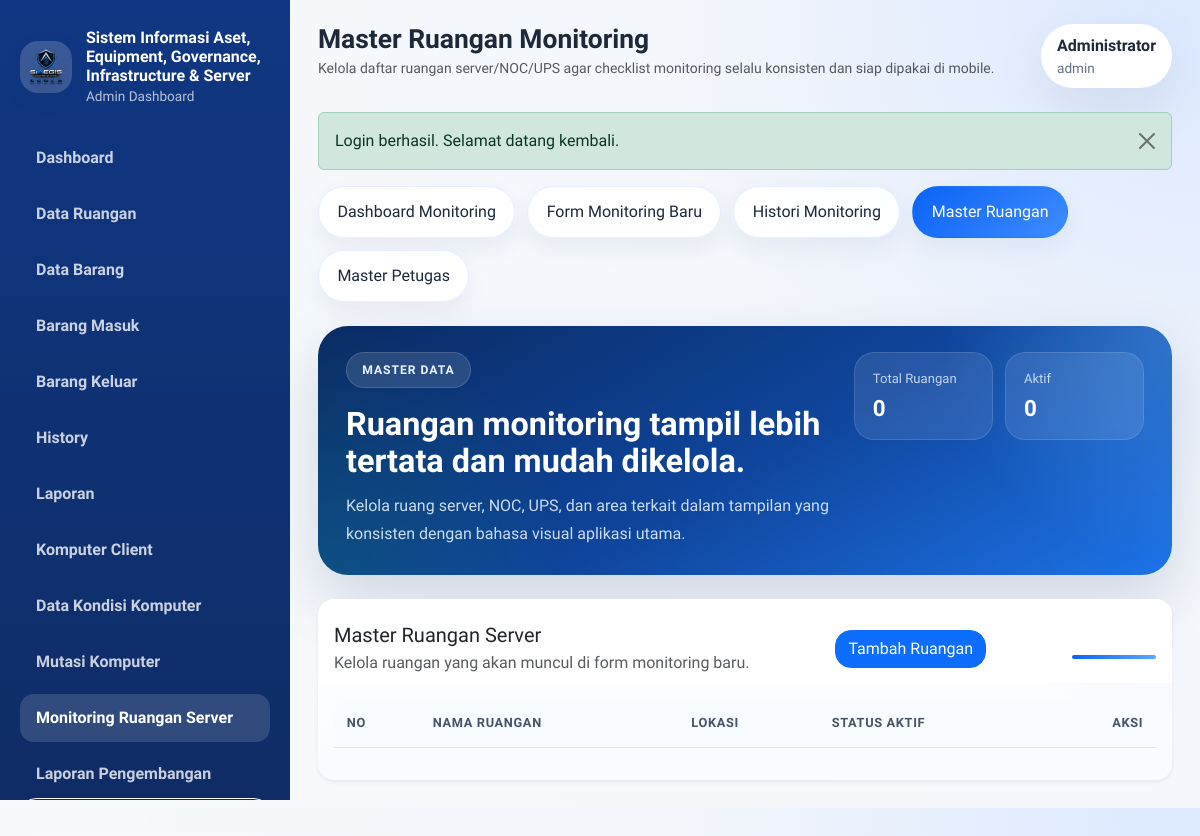
The app's page /modules/monitoring_ruangan/master_ruangan.php (signed in), older data.
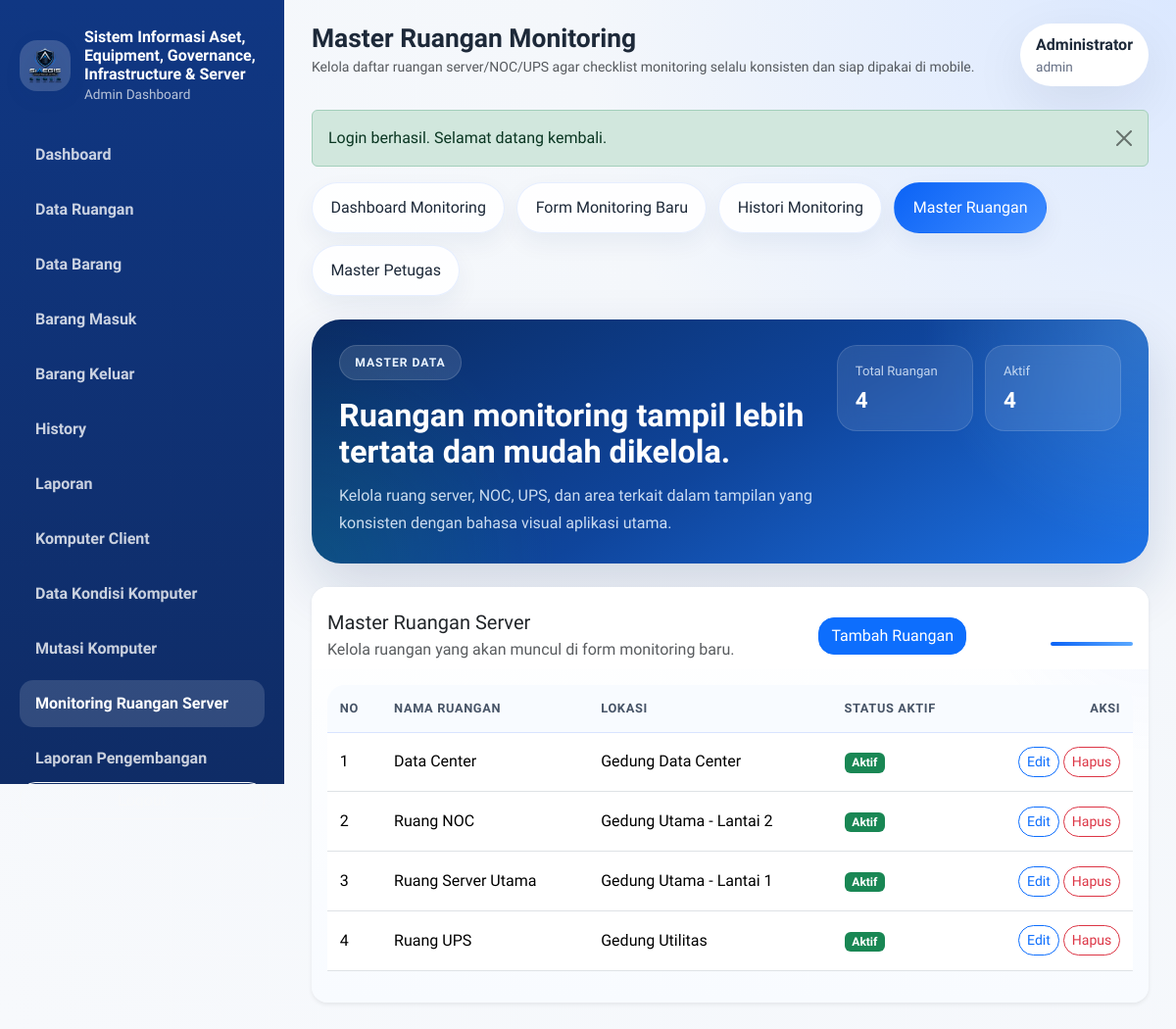
The same page, newer data.
### tables this page shows
CREATE TABLE monitoring_master_ruangan (
    id INT AUTO_INCREMENT PRIMARY KEY,
    nama_ruangan VARCHAR(120) NOT NULL UNIQUE,
    lokasi VARCHAR(180) NOT NULL,
    status_aktif TINYINT(1) NOT NULL DEFAULT 1,
    created_at TIMESTAMP DEFAULT CURRENT_TIMESTAMP,
    updated_at TIMESTAMP DEFAULT CURRENT_TIMESTAMP ON UPDATE CURRENT_TIMESTAMP,
    INDEX idx_monitoring_master_ruangan_status (status_aktif)
);

### includes/helpers.php (called while the page is built, shortened)
<?php
function url(string $path = ''): string
{
    $path = ltrim($path, '/');
    return BASE_URL . ($path !== '' ? '/' . $path : '');
}
function e(?string $value): string
{
    return htmlspecialchars((string) $value, ENT_QUOTES, 'UTF-8');
}
function format_number($value): string
{
    return number_format((float) $value, 0, ',', '.');
}
function fetch_all(PDO $pdo, string $sql, array $params = []): array
{
    $statement = $pdo->prepare($sql);
    $statement->execute($params);
    return $statement->fetchAll();
}

### modules/monitoring_ruangan/module.php (called while the page is built, shortened)
<?php
function monitoring_active_label($value): string
{
    return (int) $value === 1 ? 'Aktif' : 'Nonaktif';
}
function monitoring_get_rooms(PDO $pdo, bool $activeOnly = false): array
{
    $sql = 'SELECT * FROM monitoring_master_ruangan';
    $params = [];
    $sql .= ' ORDER BY nama_ruangan ASC';
    return fetch_all($pdo, $sql, $params);
}

### modules/monitoring_ruangan/master_ruangan.php (the view, shortened to what the changed rows need)
<?php
require_once dirname(__DIR__, 2) . '/config/app.php';
require_once __DIR__ . '/module.php';
$monitoringNavActive = 'master_ruangan';
$rooms = monitoring_get_rooms($pdo);
require_once BASE_PATH . '/includes/layout_top.php';
require_once __DIR__ . '/_nav.php';
?>
<section class="monitoring-hero-surface mb-4">
    <div class="monitoring-hero-side">
        <div class="monitoring-quick-stats">
            <div class="monitoring-quick-stat">
                <span>Total Ruangan</span>
                <strong><?= format_number(count($rooms)); ?></strong>
            </div>
            <div class="monitoring-quick-stat">
                <span>Aktif</span>
                <strong><?= format_number(count(array_filter($rooms, static fn (array $room): bool => (int) $room['status_aktif'] === 1))); ?></strong>
            </div>
        </div>
    </div>
</section>
<div class="card border-0 shadow-sm monitoring-surface-card monitoring-table-card">
    <div class="card-body">
        <div class="table-responsive">
            <table class="table table-hover align-middle datatable">
                <thead>
                    <tr>
                        <th>No</th>
                        <th>Nama Ruangan</th>
                        <th>Lokasi</th>
                        <th>Status Aktif</th>
                        <th class="text-end">Aksi</th>
                    </tr>
                </thead>
                <tbody>
                    <?php foreach ($rooms as $index => $room): ?>
                        <tr>
                            <td><?= $index + 1; ?></td>
                            <td><?= e($room['nama_ruangan']); ?></td>
                            <td><?= e($room['lokasi']); ?></td>
                            <td>
                                <span class="badge text-bg-<?= (int) $room['status_aktif'] === 1 ? 'success' : 'secondary'; ?>">
                                    <?= e(monitoring_active_label($room['status_aktif'])); ?>
                                </span>
                            </td>
                            <td class="text-end">
                                <button class="btn btn-sm btn-outline-primary" data-bs-toggle="modal" data-bs-target="#editMonitoringRoomModal<?= (int) $room['id']; ?>">Edit</button>
                                <button class="btn btn-sm btn-outline-danger" data-bs-toggle="modal" data-bs-target="#deleteMonitoringRoomModal<?= (int) $room['id']; ?>">Hapus</button>
                            </td>
                        </tr>
                    <?php endforeach; ?>
                </tbody>
            </table>
        </div>
    </div>
</div>
<?php require_once BASE_PATH . '/includes/layout_bottom.php'; ?>

### modules/monitoring_ruangan/_nav.php
<?php
$monitoringNavActive = $monitoringNavActive ?? '';
$monitoringNavItems = [
    'dashboard' => ['label' => 'Dashboard Monitoring', 'href' => url('modules/monitoring_ruangan/dashboard.php')],
    'form' => ['label' => 'Form Monitoring Baru', 'href' => url('modules/monitoring_ruangan/form.php')],
    'histori' => ['label' => 'Histori Monitoring', 'href' => url('modules/monitoring_ruangan/histori.php')],
    'master_ruangan' => ['label' => 'Master Ruangan', 'href' => url('modules/monitoring_ruangan/master_ruangan.php')],
    'master_petugas' => ['label' => 'Master Petugas', 'href' => url('modules/monitoring_ruangan/master_petugas.php')],
];
?>
<div class="monitoring-nav mb-4">
    <?php foreach ($monitoringNavItems as $navKey => $navItem): ?>
        <a
            href="<?= e($navItem['href']); ?>"
            class="monitoring-nav-link <?= $monitoringNavActive === $navKey ? 'active' : ''; ?>"
        ><?= e($navItem['label']); ?></a>
    <?php endforeach; ?>
</div>

Row changes from the older to the newer data that the page shows:
added monitoring_master_ruangan: nama_ruangan "Data Center", lokasi "Gedung Data Center", status_aktif "Aktif"
added monitoring_master_ruangan: nama_ruangan "Ruang NOC", lokasi "Gedung Utama - Lantai 2", status_aktif "Aktif"
added monitoring_master_ruangan: nama_ruangan "Ruang Server Utama", lokasi "Gedung Utama - Lantai 1", status_aktif "Aktif"
added monitoring_master_ruangan: nama_ruangan "Ruang UPS", lokasi "Gedung Utilitas", status_aktif "Aktif"
Text that changed along with them:
format_number(count($rooms)): "0" → "4"
text no longer shown: "0"
text now shown: "4"
